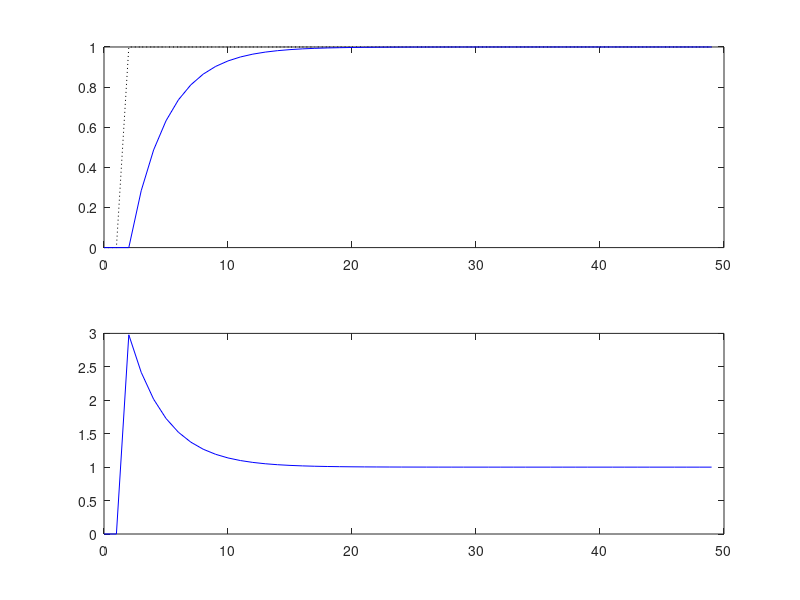

The MATLAB script that drew this image:
%% RST Control:
% Example of a 1st-order plant to be controlled
% by a RST structure to impose a desired
% 1st-order system dynamics.
clear all; close all; clc;

%% Plant
tau = 10; % time constant in seconds
Gs = tf(1,[tau 1]);

%% Discrete ZOH equivalent
Ts = 1; % sampling time in seconds
Gz = c2d(Gs,Ts);
    Az = Gz.den{1}; a1 = Az(2);
    Bz = Gz.num{1}; b0 = Bz(2);

%% RST Control method based on Astrom and Wittenmark (2011)
Ho = Az;
    % Defining Hc based on a desired closed-loop system
    tau_cl = 3; % closed-loop time constant
    Gdes = tf(1,[tau_cl  1]);
    Gdesz = c2d(Gdes,Ts);
    Hc = Gdesz.den{1};

    % The pole-assignment polynomial is
    H = conv(Hc,Ho);
        h1 = H(2); h2 = H(3);

    % R(z) and S(z) polynomials
    s0 = (h1 -a1+1)/b0;
    s1 = (h2 +a1)/b0;

    r0 = 1;
    r1 = -1;
    % Remark: the settings for the R(z) polynomial
    % came from the previous knowledge on PI digital
    % synthesis based on the Backward approximation method.

    % T(z) polynomial
    toff = sum(Hc)/sum(Bz); % DC pre-compensator
    Tz = toff*Ho; t0 = Tz(1); t1 = Tz(2);

%% Discrete time domain simulation
tfinal = 50; % total time [s]
N = round(tfinal/Ts); % number of samples
t = 0:Ts:N*Ts-Ts; % time vector for the plots

    % Reference sequence
    yr(1:2)=0; yr(3:N) = 1;

% Initial conditions
y(1) = 0; u(1) = 0;

for k = 2:N
    y(k) = -a1*y(k-1) +b0*u(k-1);

    % RST controller
    u(k) = u(k-1) +t0*yr(k) +t1*yr(k-1) ...
        -s0*y(k) -s1*y(k-1);
end

subplot(211)
    plot(t,yr,':k',t,y,'b');
subplot(212)
    plot(t,u,'b');
